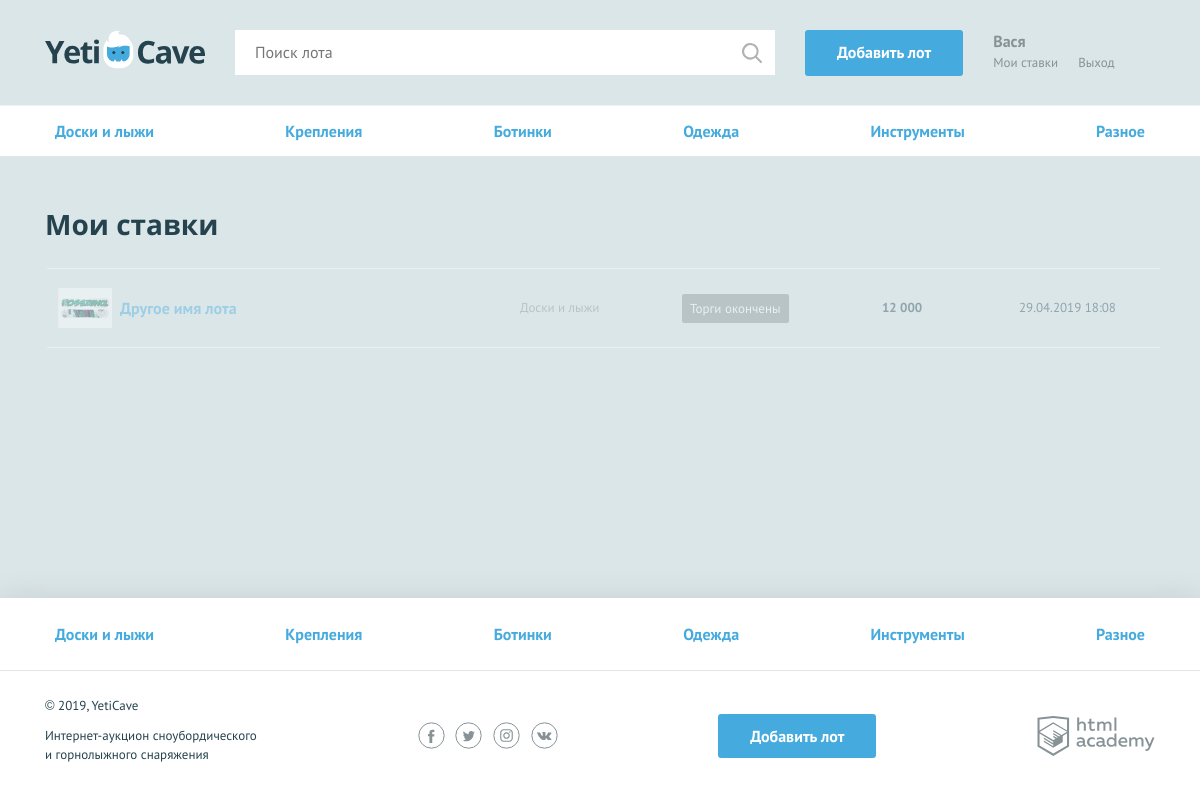
Screenshot of /my-bets.php (signed in) with the database file from the repository.
### tables this page shows
CREATE TABLE categories (
	id INT AUTO_INCREMENT PRIMARY KEY,
	name CHAR(128) UNIQUE,
	code CHAR(64) UNIQUE
);

CREATE TABLE rates (
	id INT AUTO_INCREMENT PRIMARY KEY,
	created_at TIMESTAMP DEFAULT CURRENT_TIMESTAMP,
	amount FLOAT NOT NULL,
	user_id INT NOT NULL,
	lot_id INT NOT NULL,
	FOREIGN KEY (user_id)  REFERENCES users (id),
	FOREIGN KEY (lot_id)  REFERENCES lots (id)
);

CREATE TABLE lots (
	id INT AUTO_INCREMENT PRIMARY KEY,
	created_at TIMESTAMP DEFAULT CURRENT_TIMESTAMP,
	name CHAR(128) NOT NULL,
	description TEXT NOT NULL,
	img_url CHAR(128) NOT NULL,
	start_price FLOAT NOT NULL,
	end_at DATETIME NOT NULL,
	rate_step INT NOT NULL,
	user_id INT NOT NULL,
	winner_id INT,
	category_id INT NOT NULL,
	FOREIGN KEY (user_id)  REFERENCES users (id),
	FOREIGN KEY (category_id)  REFERENCES categories (id),
	FOREIGN KEY (winner_id)  REFERENCES users (id)
);

### inc/functions.php (called while the page is built, shortened)
<?php
function format_price(float $price): string
{
    $price = ceil($price);
    $price = number_format($price, 0, '', ' ');
    return $price;
}
function include_template(string $name, array $data = []): string
{
    $name = 'templates/' . $name;
    extract($data);
    require $name;
    $result = ob_get_clean();
    return $result;
}
function esc(string $str): string
{
    $text = strip_tags($str);
    return $text;
}
function db_get_prepare_stmt($link, $sql, $data = [])
{
    $stmt = mysqli_prepare($link, $sql);
    return $stmt;
}
function fetch_data($link, string $sql): array
{
	$stmt = db_get_prepare_stmt($link, $sql);
	if (!mysqli_stmt_execute($stmt)) {
		die("Ошибка MySQL: " . mysqli_error($link));
	}
	$result = mysqli_stmt_get_result($stmt);
	return mysqli_fetch_all($result, MYSQLI_ASSOC);
}
function get_categories($link): array
{
	$sql_cat = 'SELECT `code`, `name`, `id` FROM categories';
	return fetch_data($link, $sql_cat);
}
function get_user_rates($link, $user_id_rates): array
{
	$sql_user_rates = "SELECT rates.amount, lots.id, lots.img_url, lots.name, categories.name AS category,
		lots.end_at AS time, rates.created_at, lots.winner_id, users.contact
		FROM rates
		JOIN lots ON lots.id = rates.lot_id
		JOIN users ON users.id = lots.user_id
		JOIN categories ON categories.id = lots.category_id
		WHERE rates.user_id = '$user_id_rates'
		ORDER BY rates.created_at DESC";
	return fetch_data($link, $sql_user_rates);
}
function show_user_frendly_time($time) {
	$current_time = time();
	$time_lives_a_lot = strtotime($time);
	$time_lives_a_lot = $current_time - $time_lives_a_lot;
	$hours = floor($time_lives_a_lot / 3600);
	$date = date('d.m.Y', strtotime($time));
	$time = date('H:i', strtotime($time));
	return $date . ' ' . $time;
}

### inc/data.php (called while the page is built, shortened)
<?php
if(isset($_SESSION['user'])) {
    $user_name = $_SESSION['user']['name'];
    $is_auth = 1;
} else {
  $is_auth = 0;
  $user_name = '';
}

### templates/my-bets.php (the view, shortened to what this page needs)
<main>
  <nav class="nav">
    <ul class="nav__list container">
      <?php foreach ($categories as $category) : ?>
          <li class="nav__item">
              <a href="all-lots.html"><?= esc($category['name']); ?></a>
          </li>
      <?php endforeach; ?>
    </ul>
  </nav>
  <section class="rates container">
    <h2>Мои ставки</h2>
    <table class="rates__list">
      <?php foreach($rates as $rate): ?>
	  <tr class="rates__item <?=$rate['is_win'] ? 'rates__item--win' : ($rate['is_end'] ? 'rates__item--end' : '');?>">
        <td class="rates__info">
          <div class="rates__img">
            <img src="<?=$rate['img_url'];?>" width="54" height="40" alt="<?=htmlspecialchars($rate['category']);?>">
          </div>
          <div>
		  <h3 class="rates__title"><a href="lot.php?id=<?=$rate['id'];?>"><?=esc($rate['name']);?></a></h3>
		  </div>
        </td>
        <td class="rates__category">
          <?=esc($rate['category']);?>
        </td>
        <td class="rates__timer">
          <div class="timer <?=$rate['is_finishing'] ? 'timer--finishing' : '';?> <?=$rate['is_end'] ? 'timer--end' : '';?> <?=$rate['is_win'] ? 'timer--win' : '';?>">
		  <?=$rate['is_win'] ? 'Ставка выиграла' : ($rate['is_end'] ? 'Торги окончены' : get_lot_timer($rate['time'])); ?>
		  </div>
        </td>
        <td class="rates__price">
           <?=format_price(esc($rate['amount']));?>
        </td>
        <td class="rates__time">
          <?=show_user_frendly_time($rate['created_at']);?>
        </td>
      </tr>
      <?php endforeach; ?>
    </table>
  </section>
</main>
</div>

### templates/layout.php (shortened to what this page needs)
<!DOCTYPE html>
<html lang="ru">
<head>
    <link href="css/normalize.min.css" rel="stylesheet">
    <link href="css/style.css" rel="stylesheet">
	<link href="css/flatpickr.min.css" rel="stylesheet">
</head>
<body>
<div class="page-wrapper">
<header class="main-header">
    <div class="main-header__container container">
        <a class="main-header__logo" href="/">
            <img src="img/logo.svg" width="160" height="39" alt="Логотип компании YetiCave">
        </a>
        <form class="main-header__search" method="get" action="search.php" autocomplete="off">
            <input type="search" name="search" placeholder="Поиск лота">
            <input class="main-header__search-btn" type="submit">
        </form>
        <a class="main-header__add-lot button" href="add.php">Добавить лот</a>
        <nav class="user-menu">
		<?php if ($is_auth === 1) : ?>
			<div class="user-menu__logged">
				<p><?= esc($user_name); ?></p>
				<a class="user-menu__bets" href="my-bets.php">Мои ставки</a>
				<a class="user-menu__logout" href="logout.php">Выход</a>
			</div>
		<?php endif; ?>
        </nav>
    </div>
</header>
<?=$content;?>
<footer class="main-footer">
    <nav class="nav">
        <ul class="nav__list container">
		<?php foreach ($categories as $category) : ?>
			<li class="nav__item">
				<a href="pages/all-lots.html"><?= esc($category['name']);?></a>
			</li>
		<?php endforeach; ?>
        </ul>
    </nav>
    <div class="main-footer__bottom container">
        <div class="main-footer__copyright">
            <p>© 2019, YetiCave</p>
            <p>Интернет-аукцион сноубордического и горнолыжного снаряжения</p>
        </div>
        <div class="main-footer__social social">
            <a class="social__link social__link--facebook" href="#">
            </a>
            <a class="social__link social__link--twitter" href="#">
            </a>
            <a class="social__link social__link--instagram" href="#">
            </a>
            <a class="social__link social__link--vkontakte" href="#">
            </a>
        </div>
        <a class="main-footer__add-lot button" href="add.php">Добавить лот</a>
        <div class="main-footer__developed-by">
            <a class="logo-academy" href="https://htmlacademy.ru/intensive/php">
            </a>
        </div>
    </div>
</footer>
</body>
</html>

### rows the page displays
categories: name "Доски и лыжи"
categories: name "Крепления"
categories: name "Ботинки"
categories: name "Одежда"
categories: name "Инструменты"
categories: name "Разное"
rates: lot.img_url (picture), lot.name "Другое имя лота", categories.name "Доски и лыжи", amount "12 000", created_at "29.04.2019 18:08"

### other values shown
$user_name "Вася"
